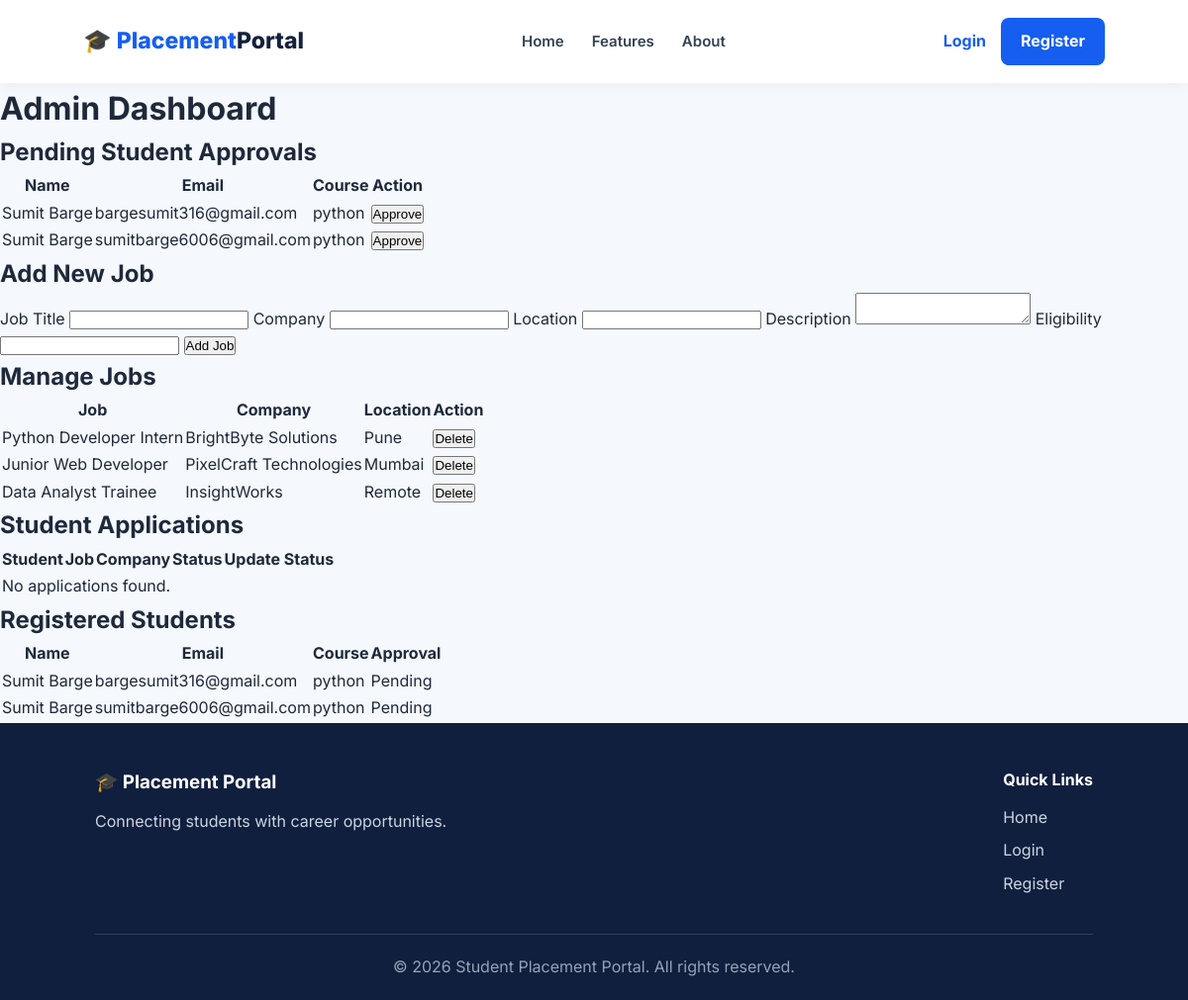
The page /admin (signed in) on the database its author committed.
### tables this page shows
CREATE TABLE users (
            id INTEGER PRIMARY KEY AUTOINCREMENT,
            name TEXT NOT NULL,
            email TEXT UNIQUE NOT NULL,
            password TEXT NOT NULL,
            course TEXT DEFAULT '',
            phone TEXT DEFAULT '',
            skills TEXT DEFAULT '',
            resume TEXT DEFAULT '',
            approved INTEGER DEFAULT 0,
            role TEXT DEFAULT 'student'
        );

CREATE TABLE jobs (
            id INTEGER PRIMARY KEY AUTOINCREMENT,
            title TEXT NOT NULL,
            company TEXT NOT NULL,
            location TEXT NOT NULL,
            description TEXT NOT NULL,
            eligibility TEXT DEFAULT '',
            posted_on TIMESTAMP DEFAULT CURRENT_TIMESTAMP
        );

### app.py (the view)
@app.route("/admin")
@login_required
@admin_required
def admin_dashboard():
    with get_db() as db:
        pending = db.execute("""
            SELECT * FROM users
            WHERE role='student' AND approved=0
            ORDER BY id DESC
        """).fetchall()
        students = db.execute("""
            SELECT * FROM users
            WHERE role='student'
            ORDER BY id DESC
        """).fetchall()
        jobs = db.execute("""
            SELECT * FROM jobs
            ORDER BY posted_on DESC
        """).fetchall()
        applications = db.execute("""
            SELECT
                a.id,
                a.status,
                a.applied_on,
                u.name AS student_name,
                u.email,
                j.title,
                j.company
            FROM applications a
            JOIN users u ON a.student_id=u.id
            JOIN jobs j ON a.job_id=j.id
            ORDER BY a.applied_on DESC
        """).fetchall()
    return render_template(
        "admin.html",
        pending=pending,
        students=students,
        jobs=jobs,
        applications=applications
    )

### app.py (called while the page is built)
def get_db():
    conn = sqlite3.connect(DB_NAME)
    conn.row_factory = sqlite3.Row
    conn.execute("PRAGMA foreign_keys = ON")
    return conn

def login_required(view):
    @wraps(view)
    def wrapped(*args, **kwargs):
        if "user_id" not in session:
            flash("Please login first.", "warning")
            return redirect(url_for("login"))
        return view(*args, **kwargs)
    return wrapped

def admin_required(view):
    @wraps(view)
    def wrapped(*args, **kwargs):
        if session.get("role") != "admin":
            flash("Admin access required.", "danger")
            return redirect(url_for("dashboard"))
        return view(*args, **kwargs)
    return wrapped

### templates/admin.html
{% extends "base.html" %}
{% block content %}
<h1>Admin Dashboard</h1>
<h2>Pending Student Approvals</h2>
<table>
    <tr>
        <th>Name</th>
        <th>Email</th>
        <th>Course</th>
        <th>Action</th>
    </tr>
    {% for student in pending %}
    <tr>
        <td>{{ student.name }}</td>
        <td>{{ student.email }}</td>
        <td>{{ student.course }}</td>
        <td>
            <form method="POST"
                  action="{{ url_for('approve_student', user_id=student.id) }}">
                <button type="submit">Approve</button>
            </form>
        </td>
    </tr>
    {% else %}
    <tr>
        <td colspan="4">No pending students.</td>
    </tr>
    {% endfor %}
</table>
<h2>Add New Job</h2>
<div class="form-box">
    <form method="POST"
          action="{{ url_for('add_job') }}">
        <label>Job Title</label>
        <input name="title" required>
        <label>Company</label>
        <input name="company" required>
        <label>Location</label>
        <input name="location" required>
        <label>Description</label>
        <textarea name="description" required></textarea>
        <label>Eligibility</label>
        <input name="eligibility">
        <button type="submit">Add Job</button>
    </form>
</div>
<h2>Manage Jobs</h2>
<table>
    <tr>
        <th>Job</th>
        <th>Company</th>
        <th>Location</th>
        <th>Action</th>
    </tr>
    {% for job in jobs %}
    <tr>
        <td>{{ job.title }}</td>
        <td>{{ job.company }}</td>
        <td>{{ job.location }}</td>
        <td>
            <form method="POST"
                  action="{{ url_for('delete_job', job_id=job.id) }}">
                <button type="submit">Delete</button>
            </form>
        </td>
    </tr>
    {% endfor %}
</table>
<h2>Student Applications</h2>
<table>
    <tr>
        <th>Student</th>
        <th>Job</th>
        <th>Company</th>
        <th>Status</th>
        <th>Update Status</th>
    </tr>
    {% for application in applications %}
    <tr>
        <td>{{ application.student_name }}</td>
        <td>{{ application.title }}</td>
        <td>{{ application.company }}</td>
        <td>{{ application.status }}</td>
        <td>
            {% for status in ['Pending', 'Selected', 'Rejected'] %}
            <form method="POST"
                  action="{{ url_for('update_application',
                  application_id=application.id,
                  status=status) }}">
                <button type="submit">{{ status }}</button>
            </form>
            {% endfor %}
        </td>
    </tr>
    {% else %}
    <tr>
        <td colspan="5">No applications found.</td>
    </tr>
    {% endfor %}
</table>
<h2>Registered Students</h2>
<table>
    <tr>
        <th>Name</th>
        <th>Email</th>
        <th>Course</th>
        <th>Approval</th>
    </tr>
    {% for student in students %}
    <tr>
        <td>{{ student.name }}</td>
        <td>{{ student.email }}</td>
        <td>{{ student.course }}</td>
        <td>
            {% if student.approved %}
                Approved
            {% else %}
                Pending
            {% endif %}
        </td>
    </tr>
    {% endfor %}
</table>
{% endblock %}

### templates/base.html (shortened to what this page needs)
<!DOCTYPE html>
<html lang="en">
<head>
    <link rel="stylesheet" href="{{ url_for('static', filename='style.css') }}">
</head>
<body>
    <nav class="navbar">
        <div class="nav-container">
            <a href="{{ url_for('home') }}" class="logo">
                🎓 Placement<span class="logo-highlight">Portal</span>
            </a>
            <div class="nav-links">
                <a href="{{ url_for('home') }}">Home</a>
                <a href="{{ url_for('home') }}#features">Features</a>
                <a href="{{ url_for('home') }}#about">About</a>
            </div>
            <div class="nav-buttons">
                <a href="{{ url_for('login') }}" class="login-btn">Login</a>
                <a href="{{ url_for('register') }}" class="register-btn">Register</a>
            </div>
        </div>
    </nav>
    <main>
        {% block content %}
        {% endblock %}
    </main>
    <footer class="footer" id="about">
        <div class="footer-content">
            <div>
                <h3>🎓 Placement Portal</h3>
                <p>Connecting students with career opportunities.</p>
            </div>
            <div>
                <h4>Quick Links</h4>
                <a href="{{ url_for('home') }}">Home</a>
                <a href="{{ url_for('login') }}">Login</a>
                <a href="{{ url_for('register') }}">Register</a>
            </div>
        </div>
        <div class="copyright">
            © 2026 Student Placement Portal. All rights reserved.
        </div>
    </footer>
</body>
</html>

### static/style.css (style rules this page uses)
* { margin: 0; padding: 0; box-sizing: border-box; }
html { scroll-behavior: smooth; }
body { font-family: 'Inter', Arial, sans-serif; background: #f5f8fc; color: #1e293b; line-height: 1.6; }
a { text-decoration: none; }
.navbar { width: 100%; background: white; padding: 18px 7%; box-shadow: 0 2px 15px rgba(0,0,0,0.06); position: relative; z-index: 10; }
.nav-container { display: flex; align-items: center; justify-content: space-between; gap: 25px; }
.logo { font-size: 23px; font-weight: 800; color: #155eef; white-space: nowrap; }
.logo-highlight { color: #14213d; }
.nav-links { display: flex; align-items: center; gap: 28px; }
.nav-links a { color: #334155; font-weight: 600; font-size: 15px; transition: 0.3s; }
.nav-buttons { display: flex; align-items: center; gap: 15px; }
.login-btn { color: #155eef; font-weight: 700; }
.register-btn { background: #155eef; color: white; padding: 11px 20px; border-radius: 8px; font-weight: 700; }
.footer { background: #101f3d; color: white; padding: 45px 8% 20px; }
.footer-content { display: flex; justify-content: space-between; gap: 30px; }
.footer-content h3, .footer-content h4 { margin-bottom: 12px; }
.footer-content p { color: #cbd5e1; }
.footer-content a { display: block; color: #cbd5e1; margin: 8px 0; }
.copyright { text-align: center; color: #94a3b8; border-top: 1px solid #334155; padding-top: 20px; margin-top: 30px; }

### rows shown on the page
users: name "Sumit Barge", email "bargesumit316@gmail.com", course "python", approved "Pending"
users: name "Sumit Barge", email "sumitbarge6006@gmail.com", course "python", approved "Pending"
jobs: title "Python Developer Intern", company "BrightByte Solutions", location "Pune"
jobs: title "Junior Web Developer", company "PixelCraft Technologies", location "Mumbai"
jobs: title "Data Analyst Trainee", company "InsightWorks", location "Remote"
